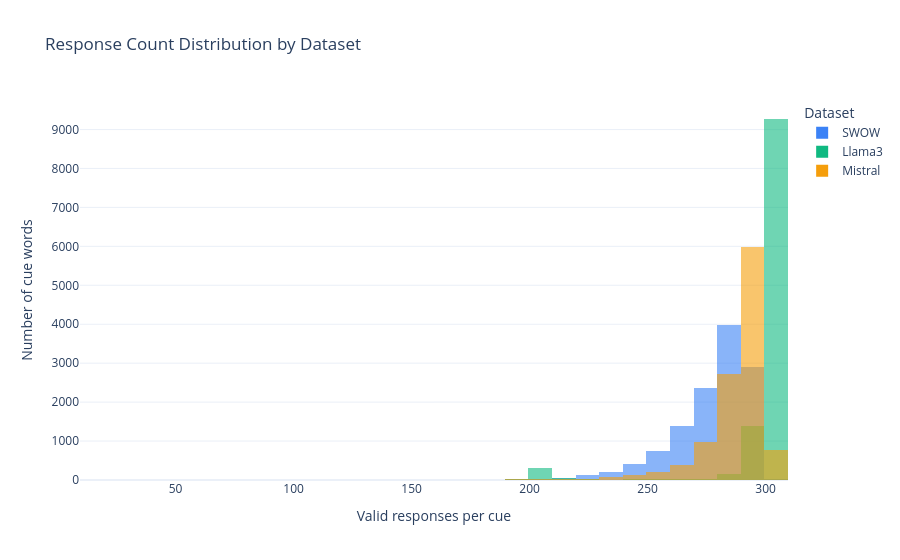

Write notebook code for a chart like this one.
### Markdown cell above
### 5.2 Response Count & Diversity

In the previous section, we compared average values across datasets.

However, averages alone do not show how much individual cue words differ from one another.

We will now examine the distributions of response counts and association diversity to better understand their variability and identify possible differences between human and LLM-generated associations.

### Code cell
# compare response count distributions across datasets

response_counts = pd.concat(
    [
        df[["cue", "response_count"]].assign(Dataset=name)
        for name, df in cue_features.items()
    ],
    ignore_index=True
)

fig = px.histogram(
    response_counts,
    x="response_count",
    color="Dataset",
    barmode="overlay",
    nbins=40,
    opacity=0.6,
    title="Response Count Distribution by Dataset",
    color_discrete_map={
        "SWOW": "#3B82F6",
        "Llama3": "#10B981",
        "Mistral": "#F59E0B"
    }
)

fig.update_layout(
    xaxis_title="Valid responses per cue",
    yaxis_title="Number of cue words",
    template="plotly_white"
)

fig.show()

### Figure 1 — Plotly figure (JSON) as saved in the notebook; plotly's stock layout.template omitted (floating-point values rounded to 4 significant figures; data arrays with more than 128 entries replaced by an {"elided": "..."} marker saying what was removed)
{"data": [{"bingroup": "x", "hovertemplate": "Dataset=SWOW<br>response_count=%{x}<br>count=%{y}<extra></extra>", "legendgroup": "SWOW", "marker": {"color": "#3B82F6", "opacity": 0.6, "pattern": {"shape": ""}}, "name": "SWOW", "nbinsx": 40, "orientation": "v", "showlegend": true, "type": "histogram", "x": {"elided": "12282 int values"}, "xaxis": "x", "yaxis": "y"}, {"bingroup": "x", "hovertemplate": "Dataset=Llama3<br>response_count=%{x}<br>count=%{y}<extra></extra>", "legendgroup": "Llama3", "marker": {"color": "#10B981", "opacity": 0.6, "pattern": {"shape": ""}}, "name": "Llama3", "nbinsx": 40, "orientation": "v", "showlegend": true, "type": "histogram", "x": {"elided": "11359 int values"}, "xaxis": "x", "yaxis": "y"}, {"bingroup": "x", "hovertemplate": "Dataset=Mistral<br>response_count=%{x}<br>count=%{y}<extra></extra>", "legendgroup": "Mistral", "marker": {"color": "#F59E0B", "opacity": 0.6, "pattern": {"shape": ""}}, "name": "Mistral", "nbinsx": 40, "orientation": "v", "showlegend": true, "type": "histogram", "x": {"elided": "11392 int values"}, "xaxis": "x", "yaxis": "y"}], "layout": {"barmode": "overlay", "legend": {"title": {"text": "Dataset"}, "tracegroupgap": 0}, "title": {"text": "Response Count Distribution by Dataset"}, "xaxis": {"anchor": "y", "domain": [0, 1], "title": {"text": "Valid responses per cue"}}, "yaxis": {"anchor": "x", "domain": [0, 1], "title": {"text": "Number of cue words"}}}}
